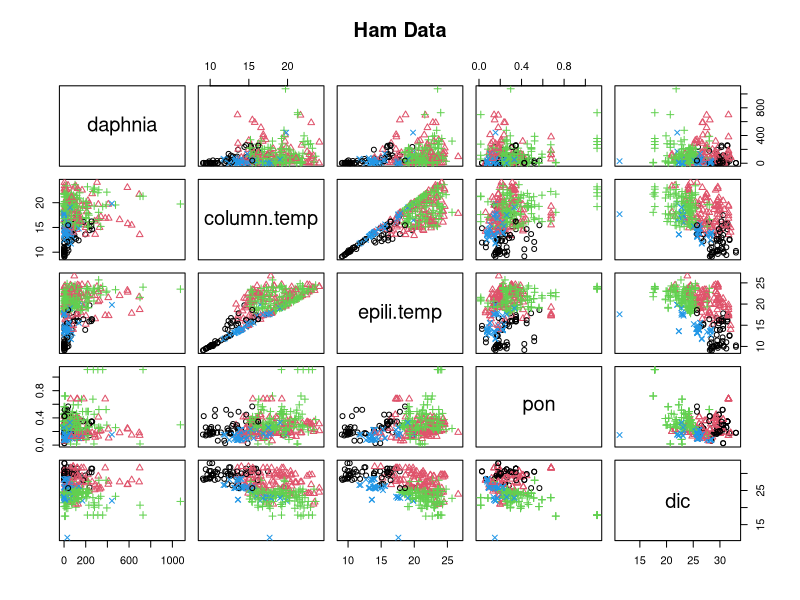
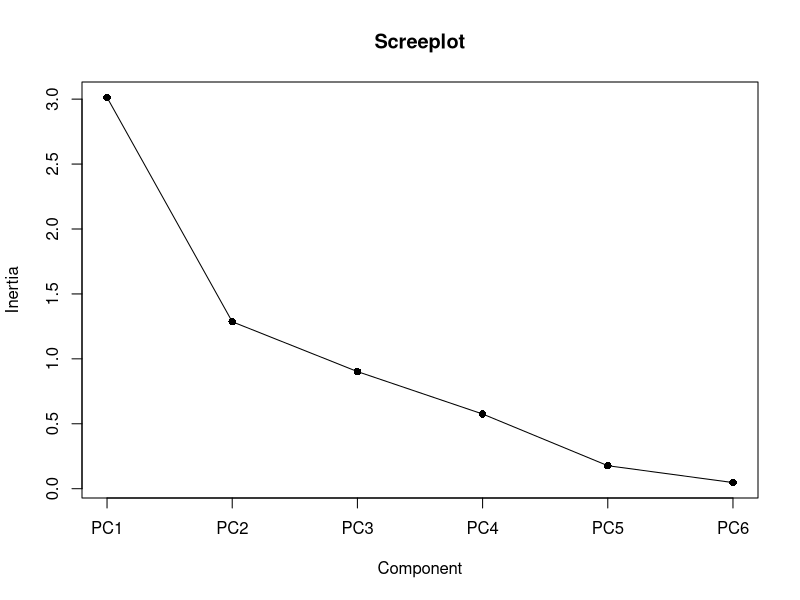
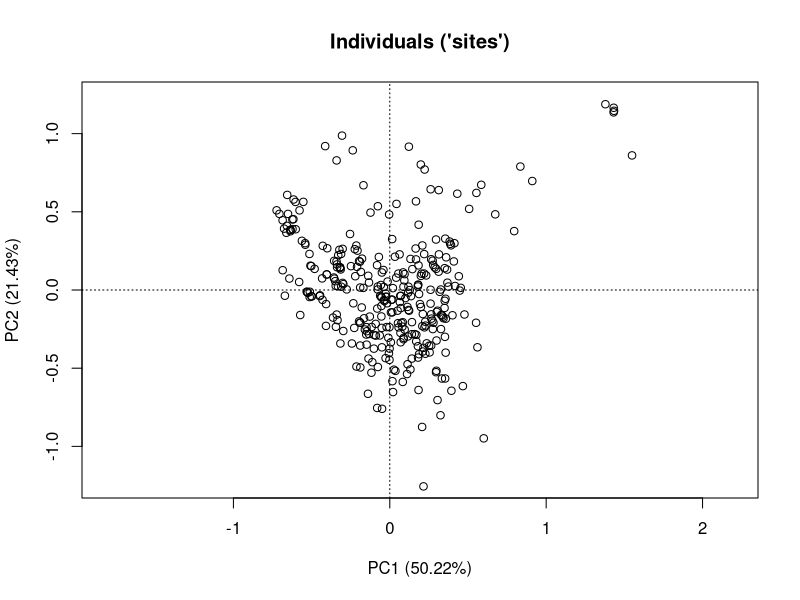
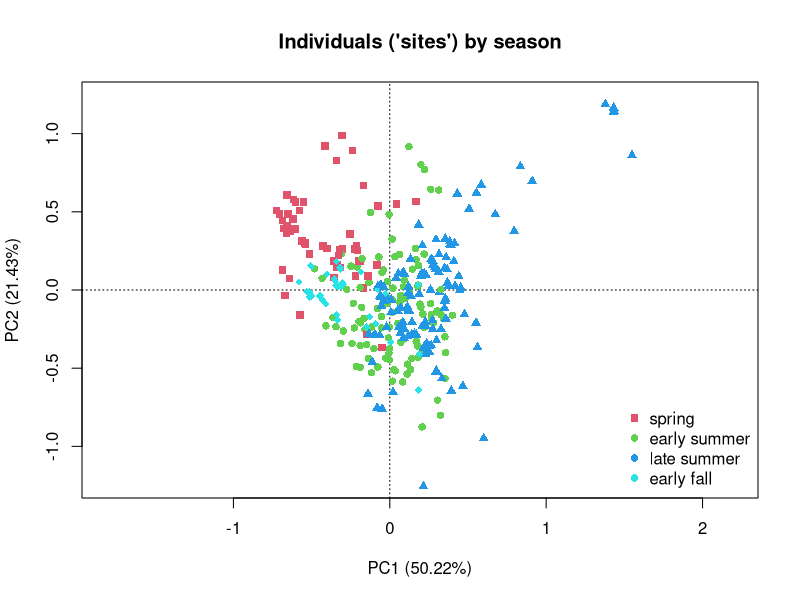
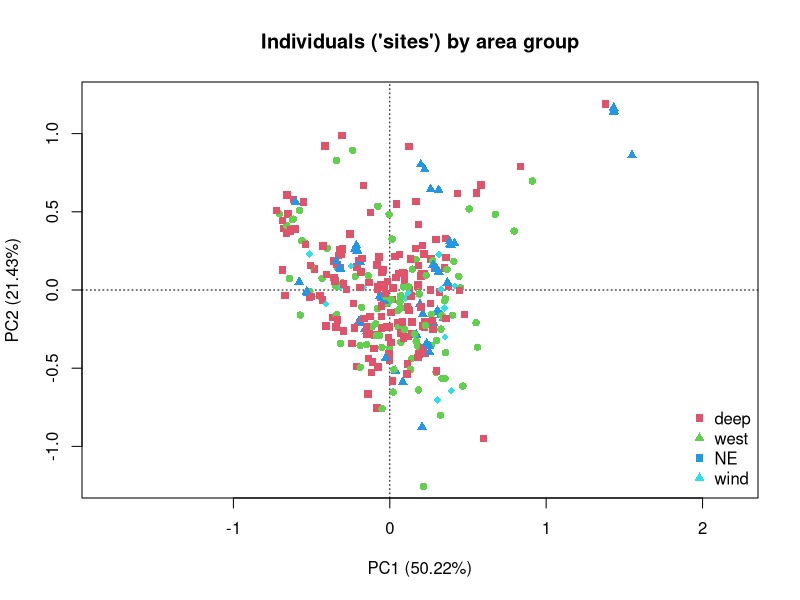
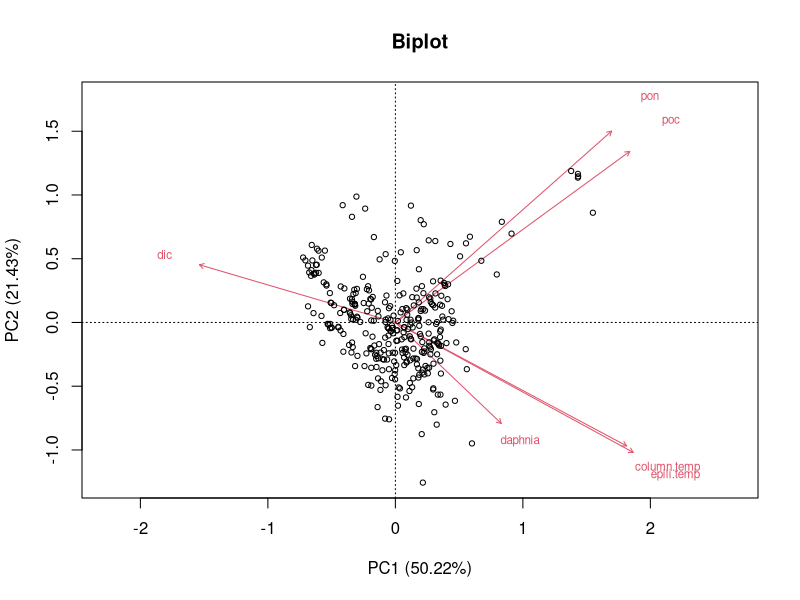
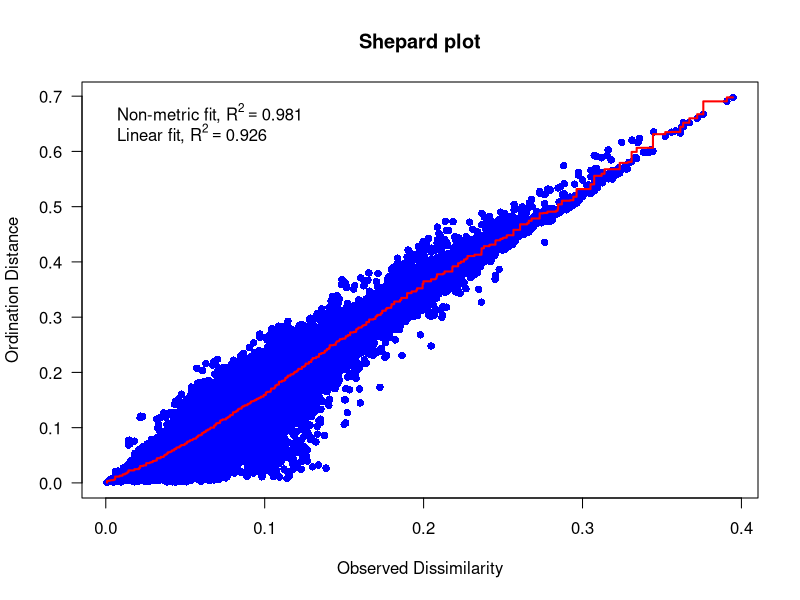
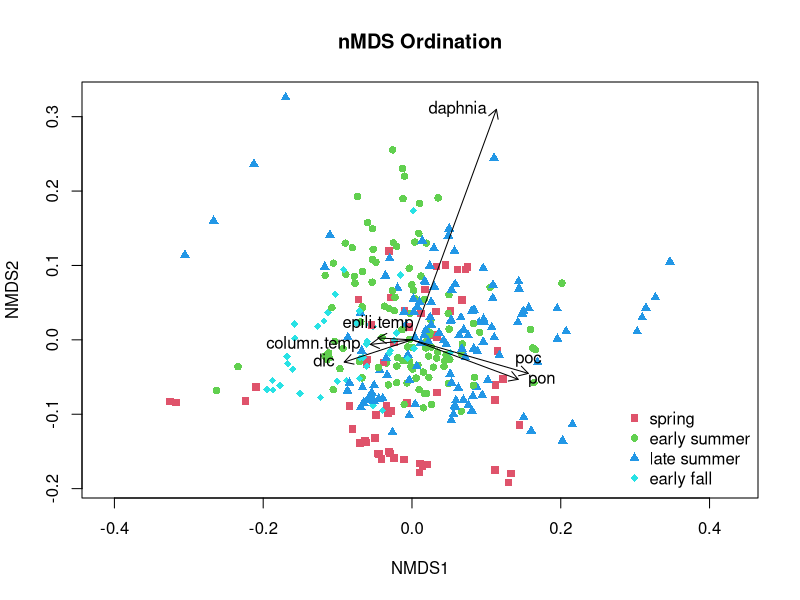

Reproduce these figures in R, in order.
## ---- chunk 1
knitr::opts_chunk$set(message = FALSE, dev = "jpeg", dpi = 300)
soln = FALSE
## ---- chunk 2
library(readxl)
library(ggplot2)
library(tidyverse)
library(knitr)
library(vegan)

# xlsx files
ham <- read_excel("ind dates flat all parameters Hamilton only FOR Kim.xlsx")

ham$area_group <- as.factor(ham$area_group)
## ---- chunk 3
## Select the variables interested
ham.multi <- ham[,c("area_group","season","Station_Acronym","Daphnia",
                    "watercolumn_temp","mean_mixing_depth_temp",
                    "PON_ECCC1m", "DIC_ECCC1m", "POC_ECCC1m")]


## Remove all rows containing NAs
ham.multi <- na.omit(ham.multi)


## Rename the columns
colnames(ham.multi) <- c("area","season","station","daphnia","column.temp",
                         "epili.temp","pon","dic","poc")
## ---- chunk 4
## Recode the season numeric code into factors
table(ham.multi$season)
ham.multi$season <- factor(ham.multi$season, 
                           levels = c(1, 2, 3, 4), 
                           labels = c("spring", "early summer",
                                      "late summer", "early fall"))
## ---- chunk 5
## Correlation table
cor.df <- cor(ham.multi[4:9])
kable(cor.df)

## Correlation plot
pairs(ham.multi[4:8], main = "Ham Data",
      pch = as.numeric(ham.multi$season), col = (ham.multi$season))
      # colored depending on season
## ---- chunk 6
## Run PCA analysis
pca.ham <- rda(ham.multi[,4:9], scale = TRUE) #subset for all continuous variables
summary(pca.ham)
## ---- chunk 7
## Screeplot
screeplot(pca.ham, type = ("lines"), main = "Screeplot", pch = 16, cex = 1)
## ---- chunk 8
pvar <- c(50.22, 21.43)
pvar
## ---- chunk 9
# Create a blank plot
ordiplot(pca.ham, type = "n", main = "Individuals ('sites')",
         xlab = paste0("PC1 (",pvar[1], "%)"), # x-axis label
         ylab = paste0("PC2 (", pvar[2],"%)"), # y-axis label
         ylim = c(-1.2,1.2))

# Use points() to add points
points(pca.ham, display = "sites", cex = 1) # add sites
## ---- chunk 10
## Create an empty canvas
ordiplot(pca.ham, type = "n", main = "Individuals ('sites') by season",
         xlab = paste0("PC1 (",pvar[1], "%)"),
         ylab = paste0("PC2 (", pvar[2],"%)"),
         ylim = c(-1.2,1.2)) # specify the y-axis limits

## Use points() to add points
points(pca.ham, display = "sites",
       pch = as.numeric(ham.multi$season) + 14, # different symbols for season
       col = c(2, 3, 4, 5) [as.numeric(ham.multi$season)], # different color for season
       cex = 1) # add sites

## Add legends
legend("bottomright", legend = unique(ham.multi$season),
       pch = as.numeric(ham.multi$season) +14,
       col = c(2, 3, 4, 5), bty = "n") # bty specifys legend box boarder


## ---- chunk 11
## Plot the individuals
ordiplot(pca.ham, type = "n", main = "Individuals ('sites') by area group",
         xlab = paste0("PC1 (",pvar[1], "%)"),
         ylab = paste0("PC2 (", pvar[2],"%)"),
         ylim = c(-1.2,1.2)) # specify the -axis limits

## Use points() to add points
points(pca.ham, display = "sites",
       pch = as.numeric(ham.multi$area) + 14,
       col = c(2, 3, 4, 5) [as.numeric(ham.multi$area)],
       cex = 1) # add sites

## Add legends
legend("bottomright", legend = unique(ham.multi$area),
       pch = as.numeric(ham.multi$area) +14,
       col = c(2, 3, 4, 5), bty = "n") # bty specifys legend box boarder
## ---- chunk 12
## Biplot for PCA
biplot(pca.ham,
       display = c("sites","species"), # display both elements
       type = c("text", "points"),
       main = "Biplot",
       xlab = paste0("PC1 (",pvar[1], "%)"),
       ylab = paste0("PC2 (", pvar[2],"%)"))
## ---- chunk 13
## Run nMDS
nmds.ham <- metaMDS(ham.multi[,4:9], distance = "bray", k = 2, trace = FALSE)

## Stress
nmds.ham$stress
## ---- chunk 14
## Shepard plot
stressplot(nmds.ham, pch = 16, las = 1,
           main = "Shepard plot")
## ---- chunk 15
## Create empty canvas
ordiplot(nmds.ham, type = "n", main = "nMDS Ordination")

## Add points and legends
points(nmds.ham, display = "sites",
       pch = as.numeric(ham.multi$season) + 14,
       col = c(2, 3, 4, 5) [as.numeric(ham.multi$season)],
       cex = 1) # add sites
legend("bottomright", legend = unique(ham.multi$season),
       pch = as.numeric(unique(ham.multi$season)) + 14,
       col = c(2,3,4,5), bty = "n", cex = 1) # add legend

## Add species scores manually
species_scores <- scores(nmds.ham, display = "species")
arrows(0, 0, species_scores[,1], species_scores[,2],
       col = "black", length = 0.1) # draw arrow from (0,0)
text(species_scores[,1], species_scores[,2],
     labels = rownames(species_scores), col = "black",
     pos = c(2,2,3,4,2,3))
